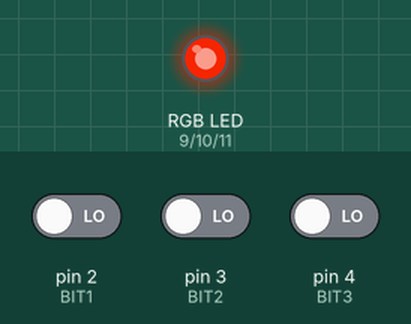
A sketch run on a simulated Arduino Uno, built with avr-gcc and run on an emulated ATmega328P. Parts: an RGB LED mixed from three pins (HIGH = lit). The inputs (shaded band) are chosen by the test bench; at power-on: pin 2 (BIT1) LOW, pin 4 (BIT3) LOW, pin 3 (BIT2) LOW.

Above: at 9.2 s.
9.3 s: pin 2 (BIT1) driven HIGH
10.8 s: pin 4 (BIT3) driven HIGH
At 11.6 s:
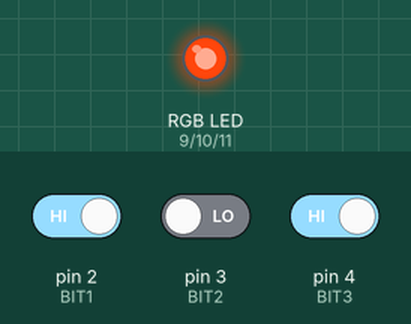
12.3 s: pin 4 (BIT3) driven LOW
At 12.8 s:
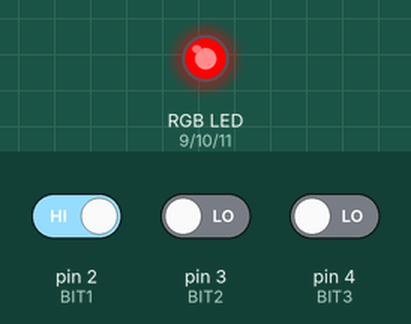
13.8 s: pin 2 (BIT1) driven LOW
At 15.0 s:
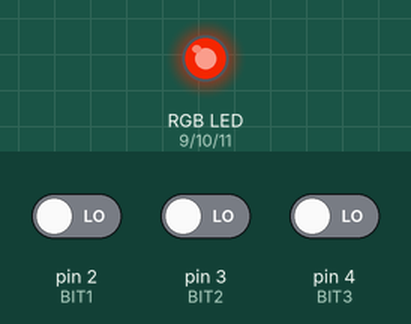
15.3 s: pin 3 (BIT2) driven HIGH and pin 4 (BIT3) driven HIGH
At 16.3 s:
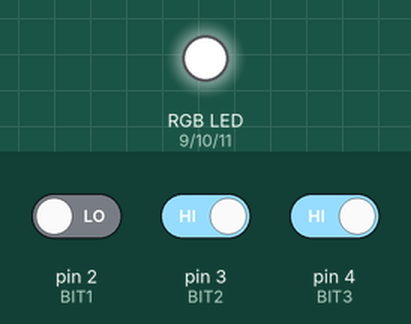
Timing chart, 0 to 17.8 s (numbered marks = the images above; inputs shaded):
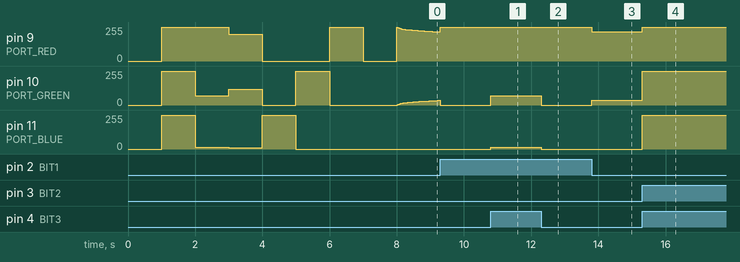

The sketch:

LEDIndicator_ino.ino
```cpp
// I/O Pin setup
// Used for communication between cRio and Arduino
# define BIT1 2
# define BIT2 3
# define BIT3 4

// PWM ports act as analog outputs for LEDs
// Ports 5 and 6 are known to have unexpected duty cycles
// So we'll just go with the upper 3 PWM ports
# define PORT_RED   9
# define PORT_GREEN 10
# define PORT_BLUE  11

// Analog input pins
# define RANDSOURCE 1

// Color map
# define ID_OFF    0b111
# define ID_RED    0b001
# define ID_GREEN  0b010
# define ID_BLUE   0b011
# define ID_YELLOW 0b100
# define ID_ORANGE 0b101
# define ID_WHITE  0b110
# define ID_UNDEF1 0b000

# define COL_OFF    {0, 0, 0}
# define COL_RED    {255, 0, 0}
# define COL_GREEN  {0, 255, 0}
# define COL_BLUE   {0, 0, 255}
# define COL_YELLOW {200, 120, 10}
# define COL_ORANGE {255, 70, 12}
# define COL_WHITE  {255, 255, 255}
# define COL_UNDEF1 {0, 0, 0}

int color_map[8][3] = {COL_OFF, COL_RED, COL_GREEN, COL_BLUE,
                       COL_YELLOW, COL_ORANGE, COL_WHITE, COL_UNDEF1 // COL_UNDEF1 is the target color for the disco mode
                     };

// vars for disco mode (all time in ms)
# define FADE_IN_STATE  0
# define CONSTANT_STATE 1
# define FADE_OUT_STATE 2
# define TIMEOUT_STATE  3
int disco_state = FADE_IN_STATE;

long disco_prev_time = 0; // Time of the previous loop
const long disco_fade_in  = 1000;
const long disco_constant = 2000;
const long disco_fade_out = 1000;
const long disco_timeout  = 500;
const long disco_cycle_time = disco_fade_in + disco_constant + disco_fade_out + disco_timeout;

float disco_color[3] = {0.0, 0.0, 0.0};
int disco_dest = ID_RED;
// vars to filter line between sidecar and arduino
int num_of_zeros = 0;
const int acceptable_loss = 10;

void write_color(int *col) {
//  Serial.print(col[0], DEC);
//  Serial.print(" ");
//  Serial.print(col[1], DEC);
//  Serial.print(" ");
//  Serial.println(col[2], DEC);
  analogWrite(PORT_RED, col[0]);
  analogWrite(PORT_GREEN, col[1]);
  analogWrite(PORT_BLUE, col[2]);
}

void test() {
  int i;
  //write_color(color_map[ID_WHITE]);
  //delay(5000);
  for (i=7; i>=0; i--) {
    write_color(color_map[i]);
    delay(1000);
  }
}

void setup() {
  /*
   * Following I/O pins indicate the color to turn the LED's based on the following color map:
   * 001 = Red
   * 010 = Green
   * 011 = Blue
   * 100 = Yellow
   * 101 = Orange
   * 110 = White
   * 111 = Undefined
   *
   * Bits are BIT1, BIT2, BIT3
   */
  pinMode(BIT1, INPUT);
  pinMode(BIT2, INPUT);
  pinMode(BIT3, INPUT);

  analogWrite(PORT_RED, 0);
  analogWrite(PORT_GREEN, 0);
  analogWrite(PORT_BLUE, 0);

  test();

//  Serial.begin(9600);
}

void loop() {
  //int color_id = ID_UNDEF1, *output;
  int color_id = 0, *output;
//  color_id = (digitalRead(BIT1) << 2) | (digitalRead(BIT2) << 1) | digitalRead(BIT3); // Gets current color code
  if (digitalRead(BIT1)) color_id |= 1;
  if (digitalRead(BIT2)) color_id |= 2;
  if (digitalRead(BIT3)) color_id |= 4;
//  Serial.print(color_id, DEC);
//  Serial.print(" ");

  if (color_id == ID_OFF) { // If I happen to get a zero from the sidecar
    num_of_zeros++;         // Increment zero count
    if (num_of_zeros < acceptable_loss) return; // But if it's not more than the acceptable count then disregard the zero; assume its noise
  }
  num_of_zeros = 0; // If I am not getting a zero assume that it is the proper color and zero the counter

  if (color_id != ID_UNDEF1) {
    disco_dest = -1;
    output = color_map[color_id]; // Maps the color code to an output pin
    write_color(output);
  } else {
     float delta = ((float) (millis() - disco_prev_time))/disco_constant;
     disco_prev_time = millis();
//     Serial.print(disco_color[0], 3);
//     Serial.print(" ");
//     Serial.print(disco_color[1], 3);
//     Serial.print(" ");
//     Serial.print(disco_color[2], 3);
//     Serial.print(" ");

     if(disco_dest == ID_RED){
        if(disco_color[0] < 1){
          disco_color[0] +=delta;
          disco_color[2] -=delta;
        }else{
          disco_color[0] = 1;
          disco_color[2] = 0;
          disco_dest = ID_GREEN;
        }
     }else if(disco_dest == ID_GREEN){
       if(disco_color[1] < 1){
          disco_color[1] +=delta;
          disco_color[0] -=delta;
        }else{
          disco_color[1] = 1;
          disco_color[0] = 0;
          disco_dest = ID_BLUE;
        }
     }else if(disco_dest == ID_BLUE){
       if(disco_color[2] < 1){
          disco_color[2] +=delta;
          disco_color[1] -=delta;
        }else{
          disco_color[2] = 1;
          disco_color[1] = 0;
          disco_dest = ID_RED;
        }
     }
     for(int i = 0; i < 3; i++){
       if(disco_color[i] < 0){
         disco_color[i] = 0;
       }
     }
     int current_color[3] = {(int) (disco_color[0]*255.0), (int) (disco_color[1]*255.0), (int) (disco_color[2]*255.0)};
     write_color(current_color);
  }
}
```

Measured:
- after the input at 10.8 s, pin 10 (PORT_GREEN): 0/255 → 70/255 at once; pin 11 (PORT_BLUE): 0/255 → 12/255 at once
- after the input at 12.3 s, pin 10 (PORT_GREEN): 70/255 → 0/255 at once; pin 11 (PORT_BLUE): 12/255 → 0/255 at once
- after the input at 13.8 s, pin 9 (PORT_RED): 255/255 → 220/255 at once; pin 10 (PORT_GREEN): 0/255 → 34/255 at once
- after the input at 15.3 s, pin 9 (PORT_RED): 220/255 → 255/255 at once; pin 10 (PORT_GREEN): 34/255 → 255/255 at once; pin 11 (PORT_BLUE): 0/255 → 255/255 at once
